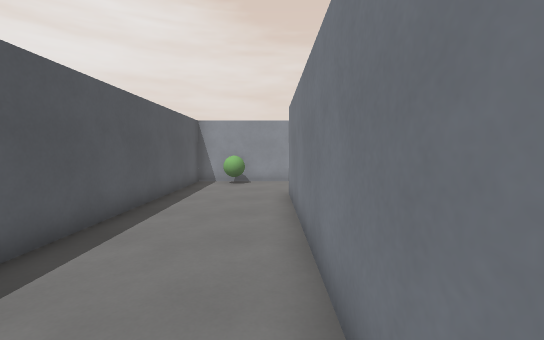
View 1 (above)

13 first-person views from a walk through a Godot game level. The camera is 1.5 m above the floor, tilts 4° down and sees 90° across. The floor is counted in squares, 1 m on a side. Each view is taken from the middle of a square. On the plan, view 1 faces up. The plan holds only what a view shows up to about 14 squares ahead; the rest is blank. The place goes on beyond the plan. Characters and animated objects are left out. Door leaves are left out where a doorway can be walked through. Surface patterns are stand-ins for the level's own textures.

View 2
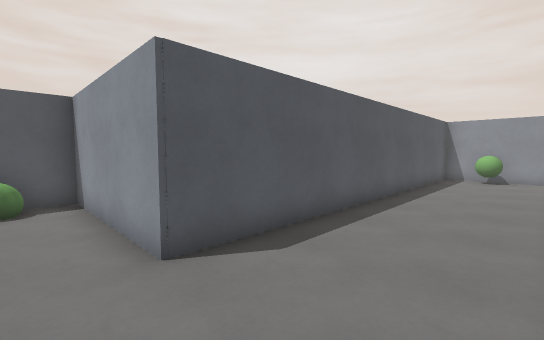

View 3
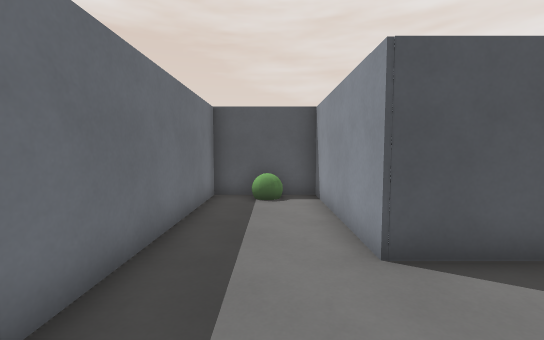

View 4
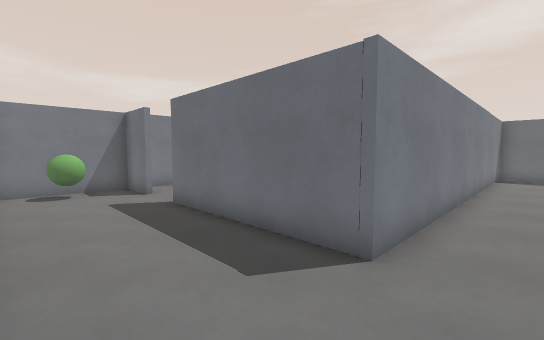

View 5
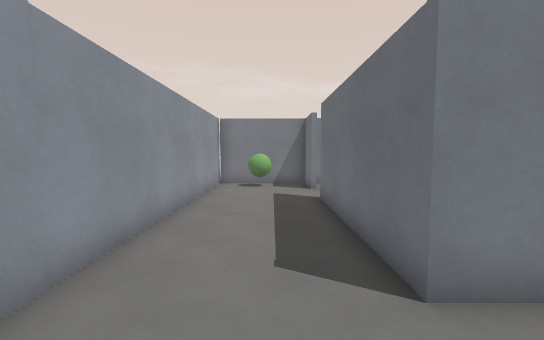

View 6
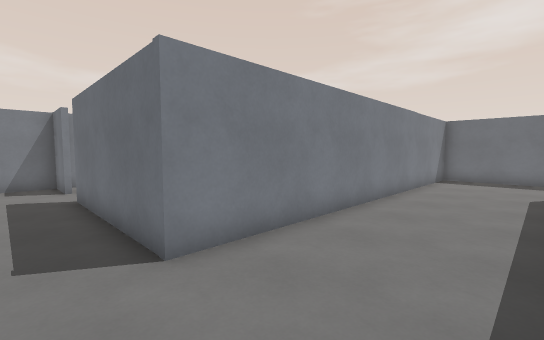

View 7
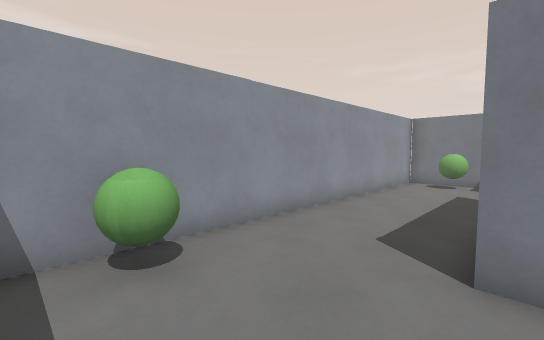

View 8
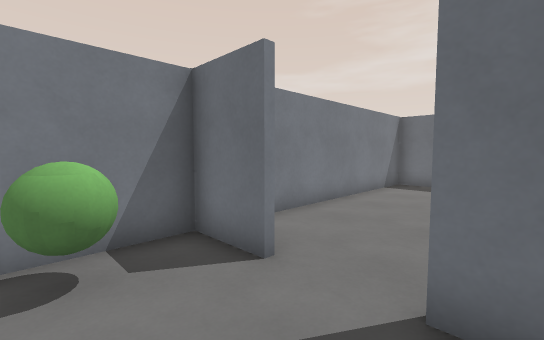

View 9
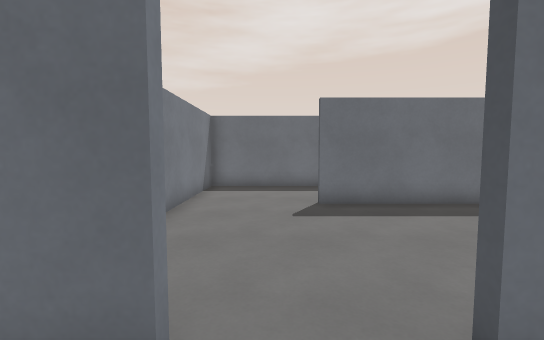

View 10
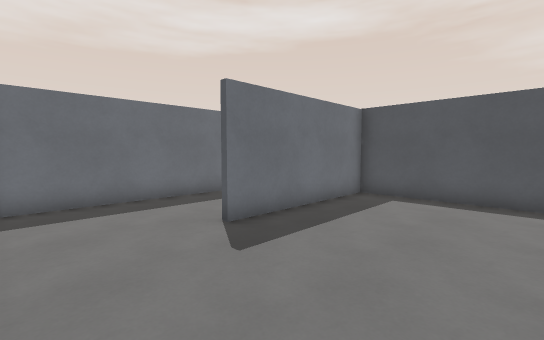

View 11
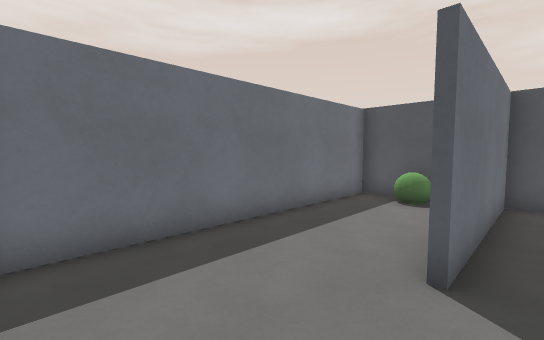

View 12
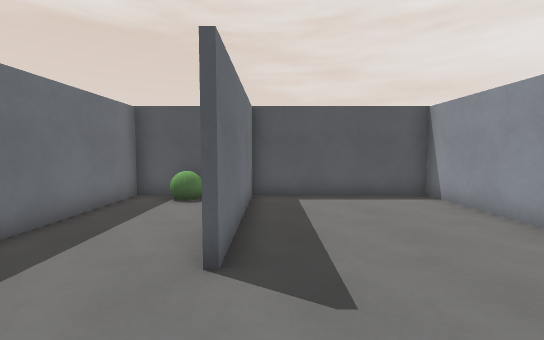

View 13
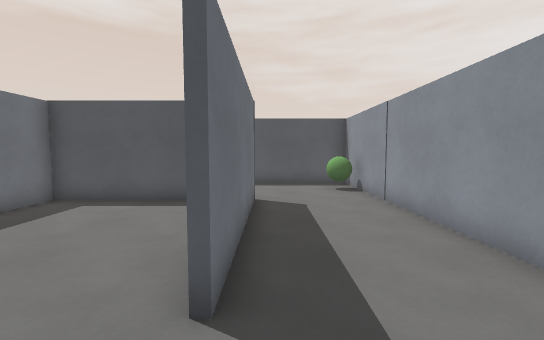

### Floor plan
Ten units are one square. View 1 is at (0, 0); x grows to the right and y downward. Boxes are objects, and circles mark ways between rooms. Rooms are numbered by the first view taken in them; rooms with no view inside come last. Other rooms are left out.
<svg viewBox="-97 -139 208 194">
<path fill="none" stroke="#000" d="M86 -95 106 -95 106 -134 -36 -134 -36 15 -92 15 -92 50 6 50 6 -95 67 -95M49 -93 8 -93 8 -33 67 -33M8 -16 8 6 106 6 106 -90"/>
<circle cx="75" cy="-90" r="3" fill="#2a7"/>
<text x="0" y="-60">1</text>
<text x="60" y="-40">2</text>
</svg>
Room 1 opens to room 2.

Where each view was taken, in squares from view 1:
view 1: 0 up, 0 right, facing up
view 2: 3 down, 0 right, facing up-left
view 3: 3 down, 0 right, facing left
view 4: 13 up, 1 left, facing down-right
view 5: 11 up, 2 left, facing right
view 6: 11 up, 3 left, facing down-right
view 7: 9 up, 3 left, facing up-right
view 8: 12 up, 6 right, facing down-right
view 9: 11 up, 8 right, facing down
view 10: 8 up, 10 right, facing down-left
view 11: 4 up, 10 right, facing down-left
view 12: 4 up, 10 right, facing left
view 13: 10 up, 9 right, facing left
